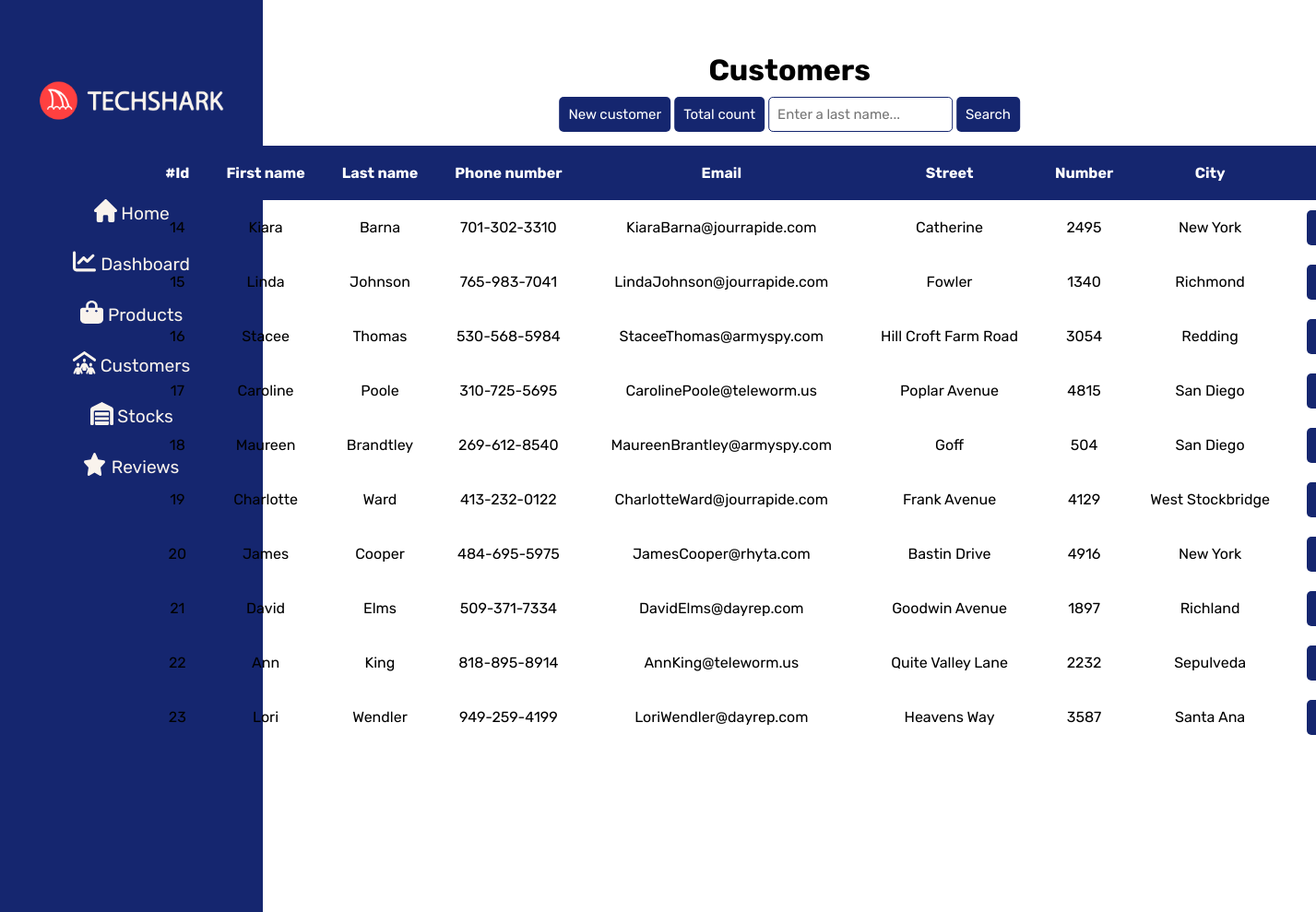
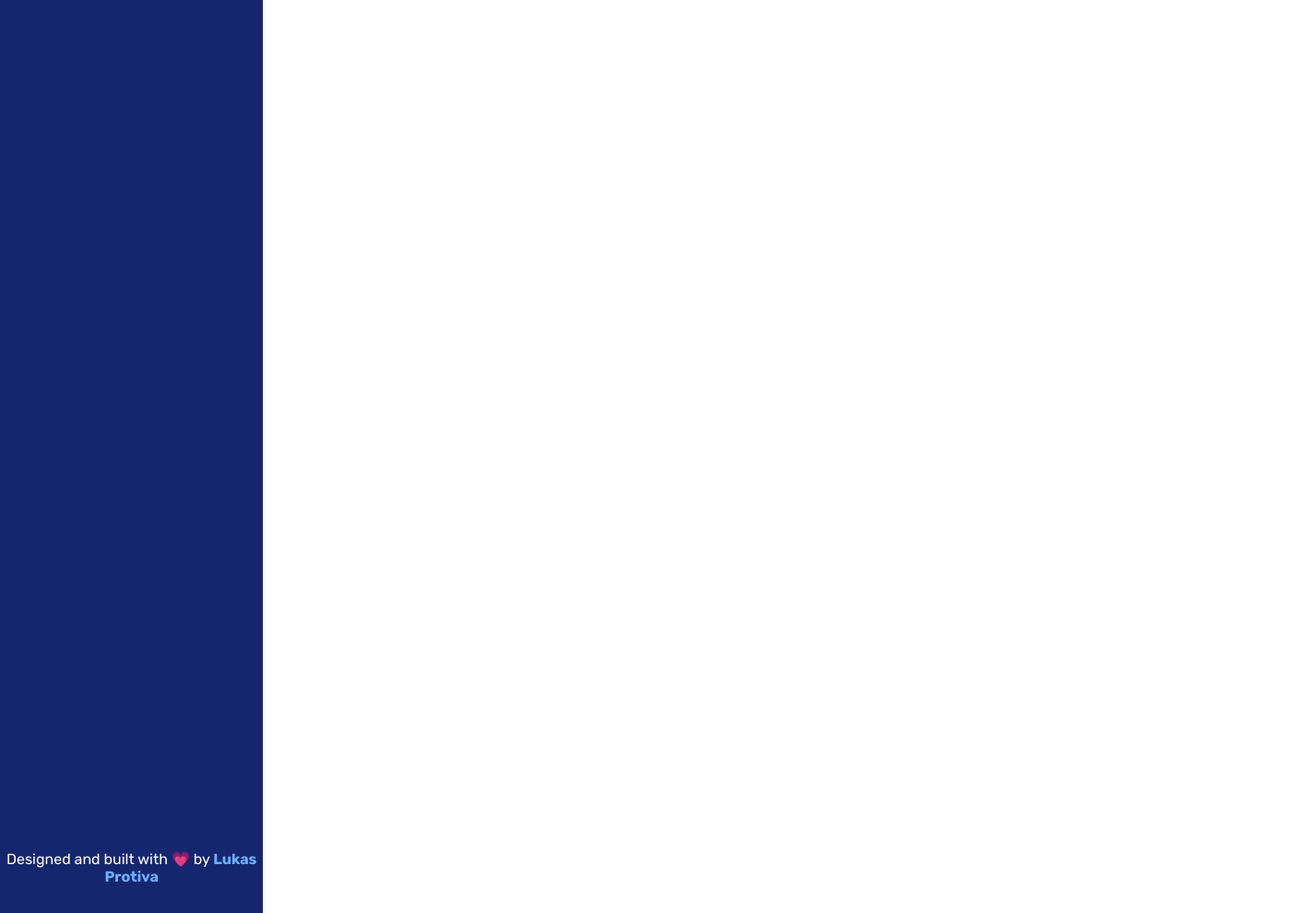
Screenshot of /pages/customers.php with the database file from the repository (2 pictures, top to bottom).
### tables this page shows
CREATE TABLE `customer` (
  `id` int(11) NOT NULL,
  `first_name` varchar(255) NOT NULL,
  `last_name` varchar(255) NOT NULL,
  `phone_number` varchar(20) NOT NULL,
  `email` varchar(255) NOT NULL,
  `street` varchar(255) NOT NULL,
  `number` int(11) NOT NULL,
  `city_id` int(11) NOT NULL
);

CREATE TABLE `city` (
  `id` int(11) NOT NULL,
  `name` varchar(255) NOT NULL
);

### database/functions.php (the view, shortened to what this page needs)
<?php
    function fetch_customers_data() {
        $result = fetch_data("SELECT
                    cu.id AS customer_id,
                    first_name,
                    last_name,
                    phone_number,
                    email,
                    street,
                    number,
                    name
                FROM customer cu
                INNER JOIN city c
                ON cu.city_id = c.id
                ");
        return transform_data_to_table($result);
    }
    function transform_data_to_table($result) {
        $data = "";
        if($result->num_rows > 0) {
            while($row = $result->fetch_assoc()) {
                $id = $row["customer_id"];
                $fname = $row["first_name"];
                $lname = $row["last_name"];
                $phone = $row["phone_number"];
                $email = $row["email"];
                $street = $row["street"];
                $number = $row["number"];
                $city_name = $row["name"];
                $data .= "
                <tr>
                    <td>$id</td>
                    <td>$fname</td>
                    <td>$lname</td>
                    <td>$phone</td>
                    <td>$email</td>
                    <td>$street</td>
                    <td>$number</td>
                    <td>$city_name</td>
                    <td class='action'>
                    <a href='?edit=$id' class='btn btn-edit'>Edit</a>
                    <a href='?delete=$id' class='btn btn-delete'>Delete</a>
                    </td>
                </tr>
                ";
            }
        }
        return $data;
    }
    function fetch_data($sql) {
        include "../database/connection.php";
        $result = $conn->query($sql);
        return $result;
    }
?>

### pages/customers.php (shortened to what this page needs)
<!DOCTYPE html>
<html lang="en">
<head>
    <?php include "../components/seo.php" ?>
</head>
<body>
    <div class="container">
        <?php include "../components/header.php" ?>
        <?php include "../components/nav.php" ?>
        <section>
            <h1>Customers</h1>
            <div class="navbar">
                <button class="btn btn-create">New customer</button>
                <button class="btn btn-count">Total count</button>
                <div class="search-bar">
                    <form method='get'>
                        <input type="text" placeholder="Enter a last name..." name="search" id="search">
                        <input type="submit" class="btn btn-filter" value="Search" />
                    </form>
                </div>
            </div>
            <table class="db-output" id="customers_db_output">
                <thead>
                    <tr>
                        <th>#Id</th>
                        <th>First name</th>
                        <th>Last name</th>
                        <th>Phone number</th>
                        <th>Email</th>
                        <th>Street</th>
                        <th>Number</th>
                        <th>City</th>
                        <th>Action</th>
                    </tr>
                </thead>
                <tbody>
                    <?php
                        echo (empty($_GET["search"]) ? fetch_customers_data() : fetch_customers_search_data());
                    ?>
                </tbody>
            </table>
        </section>
        <?php include "../components/footer.php" ?>
    </div>
</body>
</html>

### components/seo.php (shortened to what this page needs)
<link rel="stylesheet" href="../css/style.css" />

### components/header.php
<header>
    <a href="../index.php"><img src="../images/logo.png" alt="main logo" /></a>
</header>

### components/nav.php
<nav>
    <a href="../index.php"><img src="../images/icons/home.svg" alt="home-icon" /> Home</a>
    <a href="dashboard.php"><img src="../images/icons/dashboard.svg" alt="dashboard-icon" /> Dashboard</a>
    <a href="products.php"><img src="../images/icons/product.svg" alt="product-icon" /> Products</a>
    <a href="customers.php"><img src="../images/icons/customers.svg" alt="customers-icon" /> Customers</a>
    <a href="stocks.php"><img src="../images/icons/stock.svg" alt="stock-icon" /> Stocks</a>
    <a href="reviews.php"><img src="../images/icons/star.svg" alt="reviews-icon" /> Reviews</a>
</nav>

### components/footer.php
<footer>
    <p>
        Designed and built with &#128151; by <a href="https://github.com/lupkon21"><b>Lukas Protiva</b></a>
    </p>
</footer>

### css/style.css (style rules this page uses)
* { margin: 0; padding: 0; }
body { background: #ffffff; font-family: "Rubik", sans-serif; background-image: none; background-color: transparent; }
.container { height: 100vh; -ms-grid-columns: 20% 80%; grid-template-columns: 20% 80%; -ms-grid-rows: 10% 85% 5%; grid-template-rows: 10% 85% 5%; display: -ms-grid; display: grid; grid-template-areas: 'header content' 'nav content' 'footer content'; }
header { background-color: #15266f; -ms-grid-row: 1; -ms-grid-column: 1; grid-area: header; }
header img { max-width: 70%; margin: 10px 0 0 0; position: relative; left: 50%; top: 50%; -webkit-transform: translate(-50%, -50%); transform: translate(-50%, -50%); }
nav { background-color: #15266f; -ms-grid-row: 2; -ms-grid-column: 1; grid-area: nav; font-size: 1.2rem; display: block; }
nav a { text-decoration: none; color: #f9f3ed; display: block; text-align: center; margin: 5px 0 5px 0; padding: 10px 0 10px 0; }
nav a img { position: relative; top: 3px; }
section { -ms-grid-row: 1; -ms-grid-row-span: 3; -ms-grid-column: 2; grid-area: content; padding: 5% 10% 0 10%; -webkit-box-sizing: border-box; box-sizing: border-box; text-align: justify; }
section h1 { text-align: center; font-size: 2rem; }
footer { -ms-grid-row: 3; -ms-grid-column: 1; grid-area: footer; background-color: #15266f; color: #ffffff; text-align: center; display: -ms-grid; display: grid; -webkit-box-align: center; -ms-flex-align: center; align-items: center; }
footer a { color: #6daffe; text-decoration: none; }
.db-output { margin-top: 15px; position: relative; width: -webkit-fit-content; width: -moz-fit-content; width: fit-content; left: 50%; -webkit-transform: translate(-50%); transform: translate(-50%); border-collapse: collapse; display: block; max-height: 650px; overflow: auto; }
.db-output th, .db-output td, .db-output tr { padding: 20px; text-align: center; border: none; }
.db-output thead { position: -webkit-sticky; position: sticky; top: 0; background-color: #15266f; color: #ffffff; }
#customers_db_output { width: -webkit-max-content; width: -moz-max-content; width: max-content; }
.btn { background-color: #15266f; color: #ffffff; padding: 10px; border-radius: 5px; font-size: 15px; border: none; font-family: "Rubik", sans-serif; text-decoration: none; }
.navbar { width: -webkit-fit-content; width: -moz-fit-content; width: fit-content; margin: 10px 0 0 0; position: relative; left: 50%; -webkit-transform: translate(-50%); transform: translate(-50%); }
.navbar .search-bar { display: inline-block; }
.navbar .search-bar input[type='text'] { font-family: "Rubik", sans-serif; width: 200px; padding: 9px; -webkit-box-sizing: border-box; box-sizing: border-box; outline: none; font-size: 15px; border-radius: 5px; border: 1px solid #15266f; }

### rows the page displays
customer: id "14", first_name "Kiara", last_name "Barna", phone_number "701-302-3310", email "KiaraBarna@jourrapide.com", street "Catherine", number "2495", city.name "New York"
customer: id "15", first_name "Linda", last_name "Johnson", phone_number "765-983-7041", email "LindaJohnson@jourrapide.com", street "Fowler", number "1340", city.name "Richmond"
customer: id "16", first_name "Stacee", last_name "Thomas", phone_number "530-568-5984", email "StaceeThomas@armyspy.com", street "Hill Croft Farm Road", number "3054", city.name "Redding"
customer: id "17", first_name "Caroline", last_name "Poole", phone_number "310-725-5695", email "CarolinePoole@teleworm.us", street "Poplar Avenue", number "4815", city.name "San Diego"
customer: id "18", first_name "Maureen", last_name "Brandtley", phone_number "269-612-8540", email "MaureenBrantley@armyspy.com", street "Goff", number "504", city.name "San Diego"
customer: id "19", first_name "Charlotte", last_name "Ward", phone_number "413-232-0122", email "CharlotteWard@jourrapide.com", street "Frank Avenue", number "4129", city.name "West Stockbridge"
customer: id "20", first_name "James", last_name "Cooper", phone_number "484-695-5975", email "JamesCooper@rhyta.com", street "Bastin Drive", number "4916", city.name "New York"
customer: id "21", first_name "David", last_name "Elms", phone_number "509-371-7334", email "DavidElms@dayrep.com", street "Goodwin Avenue", number "1897", city.name "Richland"
customer: id "22", first_name "Ann", last_name "King", phone_number "818-895-8914", email "AnnKing@teleworm.us", street "Quite Valley Lane", number "2232", city.name "Sepulveda"
customer: id "23", first_name "Lori", last_name "Wendler", phone_number "949-259-4199", email "LoriWendler@dayrep.com", street "Heavens Way", number "3587", city.name "Santa Ana"
